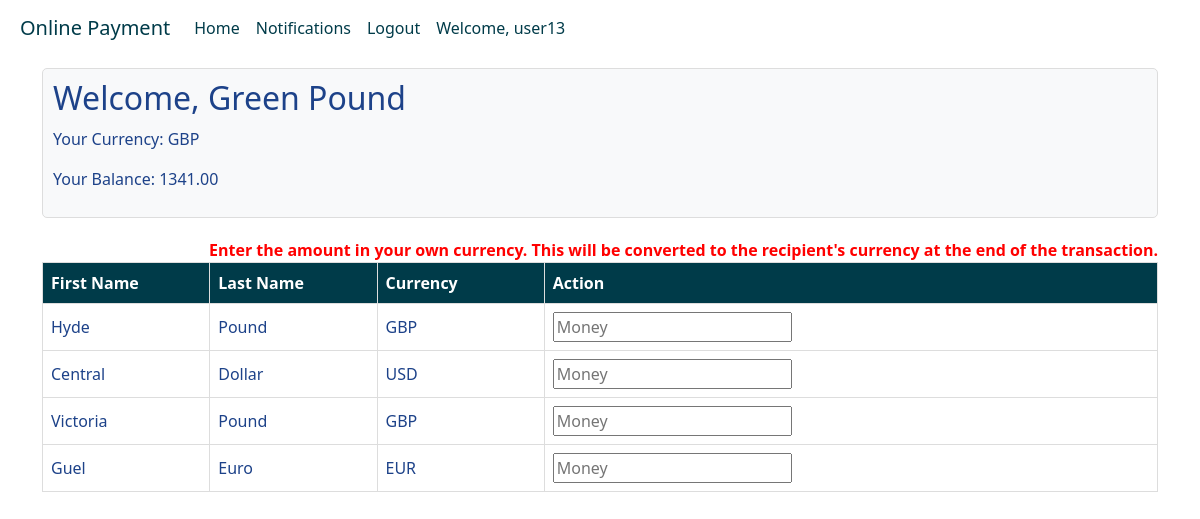
Before: /register/user-list/ (signed in) with the older database file.
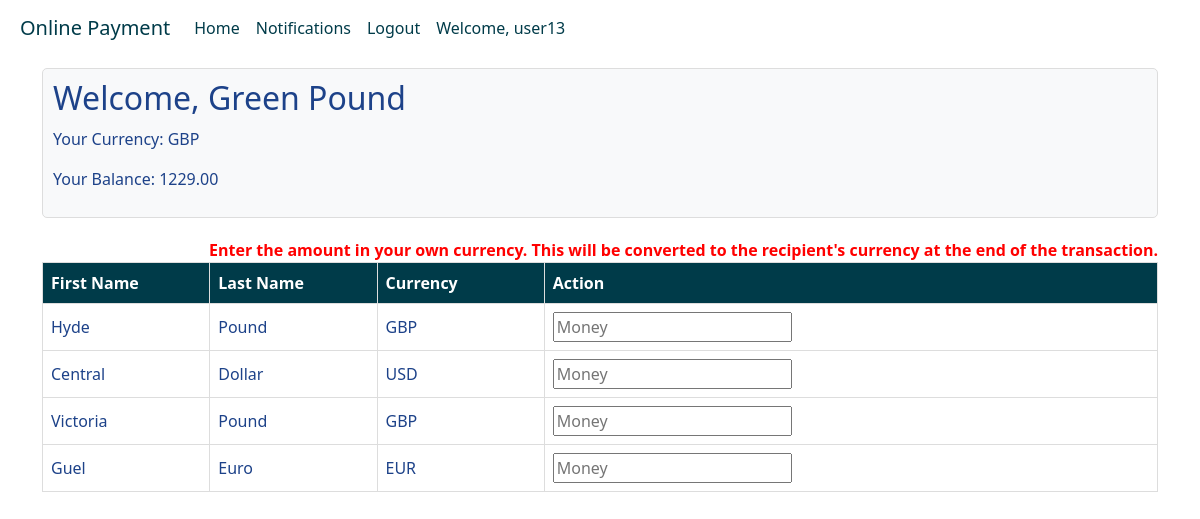
After: the same page with the newer database file.
### register/models.py (models this page shows, shortened)
class UserProfile(models.Model):
    user = models.OneToOneField(User, on_delete=models.CASCADE)
    first_name = models.CharField(max_length=100)
    last_name = models.CharField(max_length=100)
    email = models.EmailField()
    currency = models.CharField(max_length=3)
    balance = models.DecimalField(max_digits=10, decimal_places=2, default=1000)
    timestamp = models.DateTimeField(auto_now_add=True)

### register/views.py (the view)
# urls.py: path('user-list/', user_list, name='user_list'),
@user_passes_test(not_admin, login_url='/register/login')
def user_list(request):
    user_profiles = UserProfile.objects.all().values('user__username', 'first_name', 'last_name', 'currency')
    if request.user.is_authenticated:
        current_user_profile = UserProfile.objects.get(user=request.user)
    else:
        current_user_profile = None
    return render(request, 'user_list.html', {
        'users': user_profiles,
        'current_user_profile': current_user_profile
    })

### register/views.py (called while the page is built)
def not_admin(user: User):
    return not user.is_superuser

### templates/user_list.html (shortened to what this page needs)
{% extends './base.html' %}
{% block content %}
    {% if request.user.is_authenticated %}
        <div class="dashboard">
            <h2>Welcome, {{ current_user_profile.first_name }} {{ current_user_profile.last_name }}</h2>
            <p>Your Currency: {{ current_user_profile.currency }}</p>
            <p>Your Balance: {{ current_user_profile.balance }}</p>
        </div>
        <div class="table-container">
            <p style="text-align: right; color: red; font-weight: bold; margin: 0;">Enter the amount in your own currency. This will be converted to the recipient's currency at the end of the transaction.</p>
            <table>
                <tr>
                    <th>First Name</th>
                    <th>Last Name</th>
                    <th>Currency</th>
                    <th>Action</th>
                </tr>
                {% for user in users %}
                    {% if user.user__username != request.user.username %}
                        <tr>
                            <td>{{ user.first_name }}</td>
                            <td>{{ user.last_name }}</td>
                            <td>{{ user.currency }}</td>
                            <td>
                                <form action="" method="post" class="payment-form">
                                    <input type="text" name="amount" placeholder="Money" class="amount-input">
                                </form>
                            </td>
                        </tr>
                    {% endif %}
                {% endfor %}
            </table>
        </div>
    {% else %}
        <p style="font-size: 2em; color: red; font-weight: bold;">Please login first.</p>
    {% endif %}
{% endblock %}

Changed rows visible on the page:
changed UserProfile "Pound": balance "1341.00" → "1229.00"
